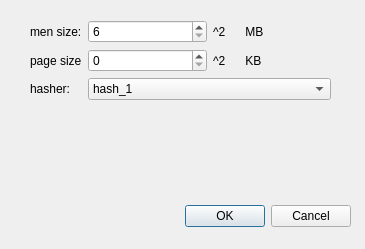
<?xml version="1.0" encoding="UTF-8"?>
<ui version="4.0">
 <class>init_dialog</class>
 <widget class="QDialog" name="init_dialog">
  <property name="geometry">
   <rect>
    <x>0</x>
    <y>0</y>
    <width>365</width>
    <height>249</height>
   </rect>
  </property>
  <property name="windowTitle">
   <string>Dialog</string>
  </property>
  <widget class="QDialogButtonBox" name="buttonBox">
   <property name="geometry">
    <rect>
     <x>10</x>
     <y>200</y>
     <width>341</width>
     <height>32</height>
    </rect>
   </property>
   <property name="orientation">
    <enum>Qt::Horizontal</enum>
   </property>
   <property name="standardButtons">
    <set>QDialogButtonBox::Cancel|QDialogButtonBox::Ok</set>
   </property>
  </widget>
  <widget class="QWidget" name="formLayoutWidget">
   <property name="geometry">
    <rect>
     <x>30</x>
     <y>20</y>
     <width>301</width>
     <height>141</height>
    </rect>
   </property>
   <layout class="QFormLayout" name="init_layout">
    <property name="fieldGrowthPolicy">
     <enum>QFormLayout::AllNonFixedFieldsGrow</enum>
    </property>
    <item row="0" column="0">
     <widget class="QLabel" name="label">
      <property name="text">
       <string>men size:</string>
      </property>
     </widget>
    </item>
    <item row="1" column="0">
     <widget class="QLabel" name="label_2">
      <property name="text">
       <string>page size</string>
      </property>
     </widget>
    </item>
    <item row="3" column="0">
     <widget class="QLabel" name="label_3">
      <property name="text">
       <string/>
      </property>
     </widget>
    </item>
    <item row="2" column="0">
     <widget class="QLabel" name="label_4">
      <property name="text">
       <string>hasher:</string>
      </property>
     </widget>
    </item>
    <item row="0" column="1">
     <layout class="QHBoxLayout" name="horizontalLayout_2">
      <item>
       <widget class="QSpinBox" name="men_size">
        <property name="minimum">
         <number>6</number>
        </property>
        <property name="maximum">
         <number>8</number>
        </property>
       </widget>
      </item>
      <item>
       <widget class="QLabel" name="label_6">
        <property name="text">
         <string>^2      MB</string>
        </property>
       </widget>
      </item>
     </layout>
    </item>
    <item row="1" column="1">
     <layout class="QHBoxLayout" name="horizontalLayout">
      <item>
       <widget class="QSpinBox" name="page_size">
        <property name="maximum">
         <number>2</number>
        </property>
       </widget>
      </item>
      <item>
       <widget class="QLabel" name="label_5">
        <property name="text">
         <string>^2      KB</string>
        </property>
       </widget>
      </item>
     </layout>
    </item>
    <item row="2" column="1">
     <widget class="QComboBox" name="hash">
      <item>
       <property name="text">
        <string>hash_1</string>
       </property>
      </item>
     </widget>
    </item>
   </layout>
  </widget>
 </widget>
 <resources/>
 <connections>
  <connection>
   <sender>buttonBox</sender>
   <signal>accepted()</signal>
   <receiver>init_dialog</receiver>
   <slot>accept()</slot>
   <hints>
    <hint type="sourcelabel">
     <x>248</x>
     <y>254</y>
    </hint>
    <hint type="destinationlabel">
     <x>157</x>
     <y>274</y>
    </hint>
   </hints>
  </connection>
  <connection>
   <sender>buttonBox</sender>
   <signal>rejected()</signal>
   <receiver>init_dialog</receiver>
   <slot>reject()</slot>
   <hints>
    <hint type="sourcelabel">
     <x>316</x>
     <y>260</y>
    </hint>
    <hint type="destinationlabel">
     <x>286</x>
     <y>274</y>
    </hint>
   </hints>
  </connection>
 </connections>
</ui>
